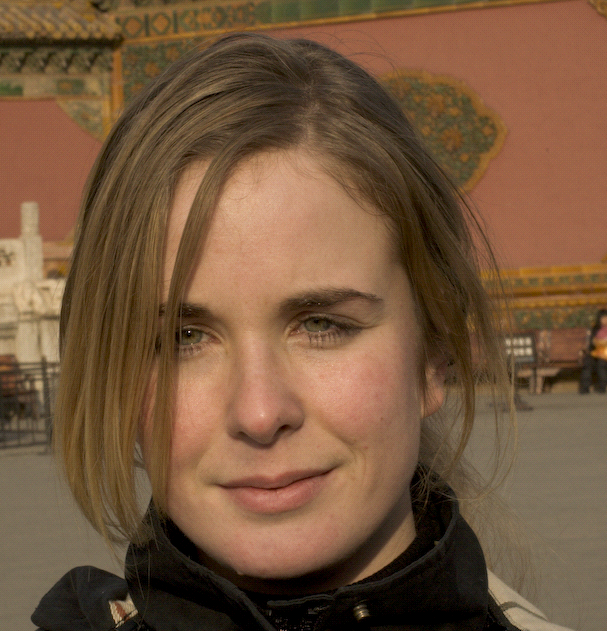
#> input picture data/noflash2.png, 607 x 631 px
$ jupyter execute 'Trimap Generation algo.ipynb'
#> lines starting #> are read from the running program, lines starting #| are printed output that depends on the picture
[cell 1]
import numpy as np
import matplotlib.pyplot as plt
import cv2
from scipy.ndimage import gaussian_filter
from scipy.ndimage import gaussian_filter1d
import os
def Hist(img):
   row, col = img.shape
   y = np.zeros(256)
   for i in range(0,row):
      for j in range(0,col):
         num = int(img[i,j])
         y[num] += 1
   x = np.arange(0,256)
#    plt.bar(x, y, color='b', width=5, align='center')
#    plt.show()
   return y
img1 = cv2.imread("../data/noflash2.png",0)
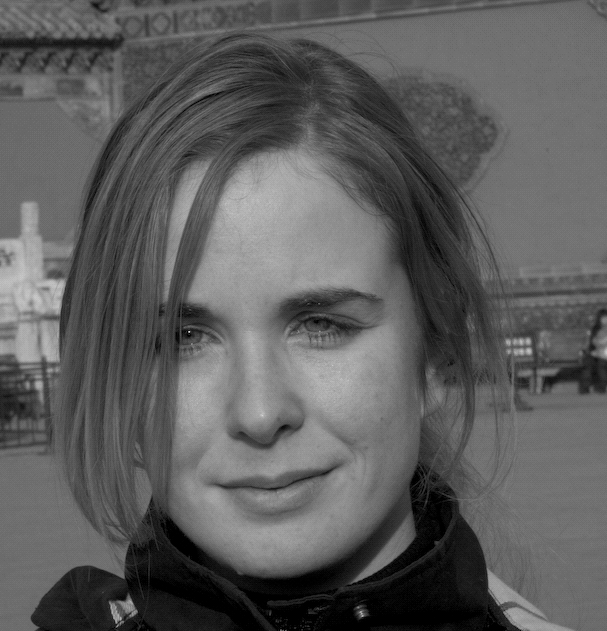
#> img1: shape (631, 607); min 0, max 227, mean 92.7
imgf =  cv2.imread("../data/flash2.png",0)
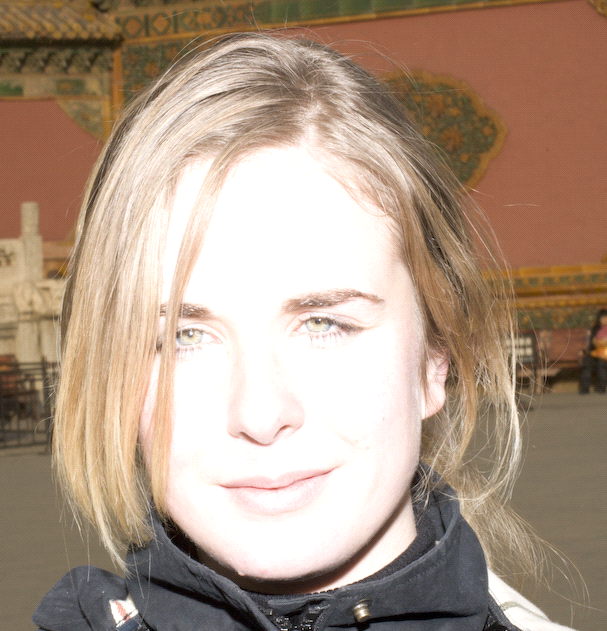
#> input picture data/flash2.png, 607 x 631 px
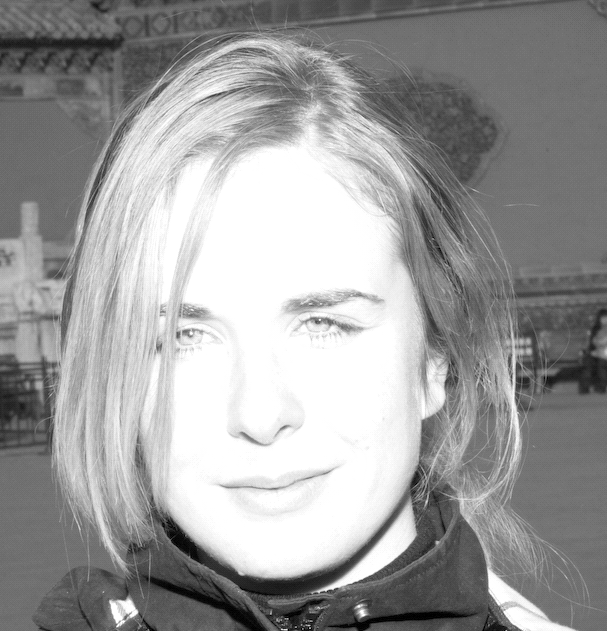
#> imgf: shape (631, 607); min 0, max 255, mean 156.2
img1 = gaussian_filter(img1, sigma=3)
imgf = gaussian_filter(imgf, sigma=3)
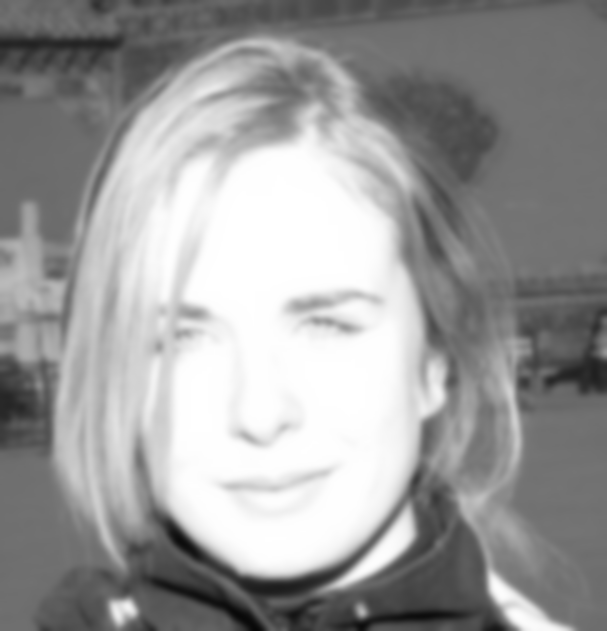
#> imgf: shape (631, 607); min 7, max 255, mean 155.2
final = np.zeros(img1.shape)
for i in range(img1.shape[0]):
    for j in range(img1.shape[1]):
        if imgf[i,j]- img1[i,j] >0:
            final[i,j] = imgf[i,j]- img1[i,j]
        else :
             final[i,j] = 0
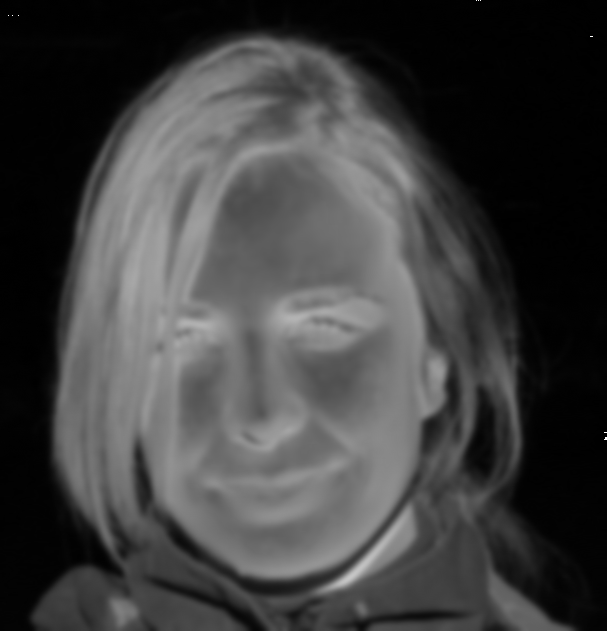
#> final: shape (631, 607) float64; min 0, max 255, mean 63.6

fig, ((ax1, ax2), (ax3, ax4)) = plt.subplots(nrows=2, ncols=2,figsize=(11, 7))
weightList=final.flatten()
weightList.sort()
ax2.hist(weightList, bins=128)
ax2.axis([0, 256,0,60000])
ax1.imshow(final,cmap="gray")
T = 0
weightList = Hist(final)
#> after the loop in Hist, `for i in range(0,row):`: y = 256 values, max 57708 at index 1, min 0 at index 199, mean 1496.2
#> weightList has the same summary as y in Hist
weightList = gaussian_filter1d(weightList,sigma= 5)
#> weightList = 256 values, max 18163.2 at index 0, min 0 at index 219, mean 1496.2
for i in range(2,255) :


    if weightList[i] > weightList[i+1]:

        for j in range(i+1,255):
            if  weightList[j] < weightList[j+1]:
                T = j
                break
        break
print(T)
# T= 30
for i in range(img1.shape[0]):
    for j in range(img1.shape[1]):
        if imgf[i,j]- img1[i,j] >T:
            final[i,j] = 255
        elif imgf[i,j]- img1[i,j] <T and imgf[i,j]- img1[i,j] > 0.2*T:
            final[i,j] = 125
        else :
             final[i,j] = 0
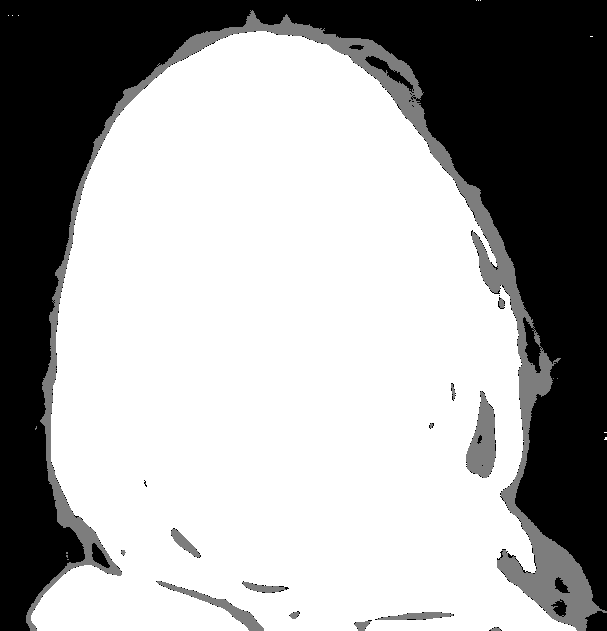
#> final: shape (631, 607) float64; min 0, max 255, mean 163.9
x = np.arange(0,256)
ax4.bar(x, weightList, color='b', width=5, align='center')

ax3.imshow(final,cmap="gray")
# os.chdir("../data_3//")
# cv2.imwrite("trimap2.png",final)
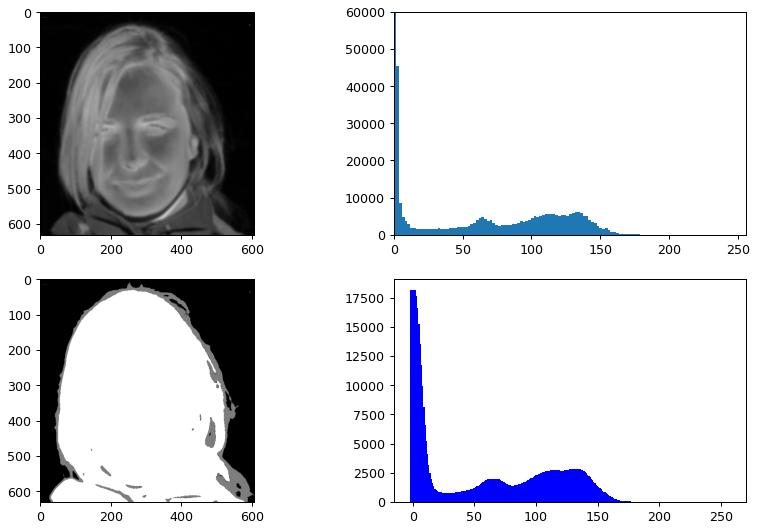
#> figure drawn by matplotlib, 4 panels; panel 2: tallest bar 69851 high, from x = 0 to 1.99; panel 4: tallest bar 18163.2 high, from x = -2.5 to 2.5
